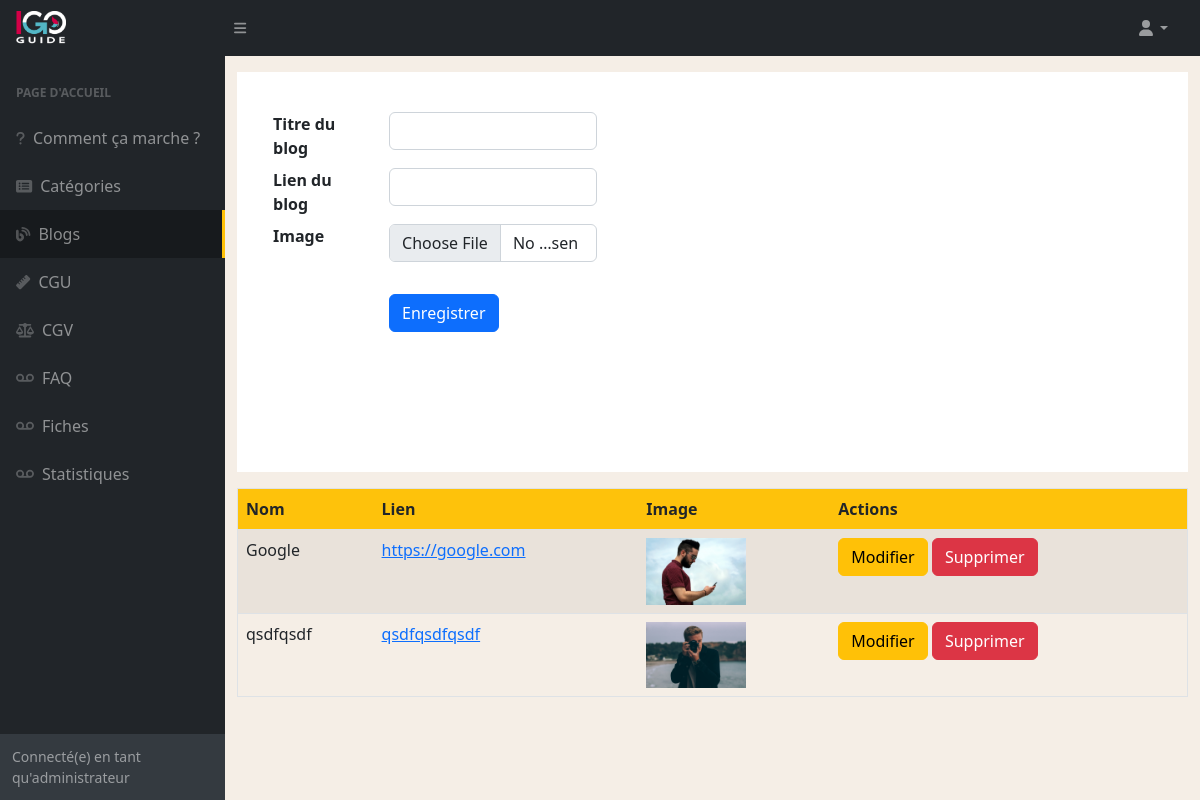
/index.php/dashboard/blogs, run on an earlier commit of the app's database.
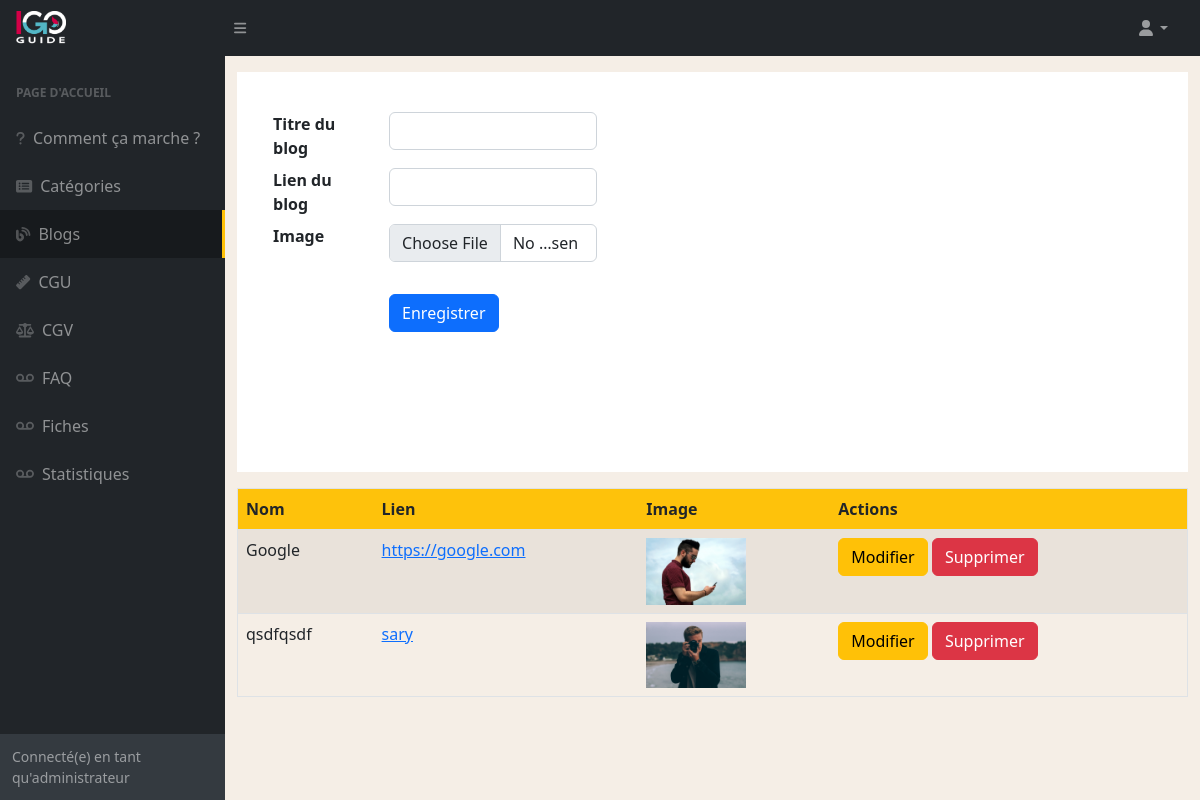
And on a later commit of the database.
### tables this page shows
CREATE TABLE IF NOT EXISTS `blogs` (
  `blogs_id` int UNSIGNED NOT NULL AUTO_INCREMENT,
  `blogs_presentation` text,
  `blogs_lien` text NOT NULL,
  `blogs_image` text NOT NULL,
  `blogs_createdAt` date NOT NULL,
  PRIMARY KEY (`blogs_id`)
);

### application/controllers/Dashboard.php (called while the page is built, shortened)
<?php
    class Dashboard extends CI_Controller {
        public function __construct()
        {
            $this->load->model('FrontModel','front') ;
        }
        public function blogs() {
            $this->load->view("dashboard/blog",["blogs" => $this->front->getBlogs(),"su" => $this->front->getSU() ,]) ;
        }
    }

### index.php (called while the page is built, shortened)
<?php
require_once BASEPATH.'core/CodeIgniter.php';

### application/core/database/QueryBuilder.php (called while the page is built, shortened)
<?php
class QueryBuilder{
    protected $db;
    protected $query;
    protected $queryType;
    public function __construct(Database $db)
    {
        $this->db = $db->getConnection();
    }
    public function select($table)
    {
        $table = htmlspecialchars(trim($table));
		$this->query = "SELECT * FROM " . $table;
        $this->queryType = "select";
		return $this;
    }
    public function execute(array $params = null)
    {
        $response = false;
        $req = null;
        try {
            $req = $this->db->prepare($this->query);
            $response = $req->execute($params);
        } catch (PDOException $e) {
            die($e->getMessage());
        }
        if($this->queryType === "select") {
            return $req->fetchAll(PDO::FETCH_OBJ);
        }
        return $response;
    }
}

### application/core/database/Database.php (called while the page is built, shortened)
<?php
class Database{
    private $pdo;
    public function __construct($config = null)
    {
        $dns = 'mysql:host='. $config["db_host"] .';port='. $config["db_port"] .';dbname=' . $config["db_name"];
        try {
            $this->pdo = new PDO($dns, $config["db_user"], $config["db_password"],self::OPTIONS);
        } catch (PDOException $e) {
            die($e->getMessage());
        }
    }
    public function getConnection()
    {
        return $this->pdo;
    }
}

### application/models/FrontModel.php (called while the page is built, shortened)
<?php
    class FrontModel extends CI_Model
    {
        public function getBlogs()
        {
            return DB::select("blogs")->execute(null) ;
        }
    }

### application/views/dashboard/blog.php (the view, shortened to what the changed rows need)
<!DOCTYPE html>
<html lang="en">
    <head>
        <link href="https://cdn.jsdelivr.net/npm/simple-datatables@7.1.2/dist/style.min.css" rel="stylesheet" />
        <link href="<?php echo base_url()?>publics/dashboard/css/styles.css" rel="stylesheet" />
        <link href="<?php echo base_url()?>publics/dashboard/css/dashboard.css" rel="stylesheet" />
    </head>
    <body class="sb-nav-fixed" style="background-color: #f5eee6;">
        <div id="layoutSidenav">
            <div id="layoutSidenav_content">
                <main>
                   <div class="container-fluid px-4">
                        <div class="row">
                            <table class="border mt-3 table table-striped">
                                <thead style="background-color:#fec20b;">
                                    <tr>
                                        <th>Nom</th>
                                        <th>Lien</th>
                                        <th>Image</th>
                                        <th>Actions</th>
                                    </tr>
                                </thead>
                                <tbody>
                                    <?php if(isset($blogs)):?>
                                        <?php for($i = 0; $i < count($blogs); $i++):?>
                                            <tr>
                                                <td>
                                                    <?php echo $blogs[$i]->blogs_presentation ; ?>
                                                </td>
                                                <td>
                                                    <a href="<?php echo $blogs[$i]->blogs_lien ; ?>"><?php echo $blogs[$i]->blogs_lien ; ?></a>
                                                </td>
                                                <td>
                                                    <img style="width: 100px;" src="<?php echo base_url()."publics/".$blogs[$i]->blogs_image ; ?>" alt="">
                                                </td>
                                                <td>
                                                    <a href="#" class="btn btn-warning" data-bs-toggle="modal" data-bs-target="#myModal<?php echo $blogs[$i]->blogs_id ?>">Modifier</a>
                                                    <a href="<?php echo base_url() ?>Dashboard/dropBlogs/<?php echo $blogs[$i]->blogs_id ;?>" class="btn btn-danger">Supprimer</a>
                                                </td>
                                            </tr>
                                        <?php endfor ;?>
                                    <?php endif;?>
                                </tbody>
                            </table>
                        </div>
                   </div>
                </main>
            </div>
        </div>
    </body>
</html>

What changed in the data, as far as the page shows it:
changed blogs "qsdfqsdf": blogs_lien "qsdfqsdfqsdf" → "sary"
